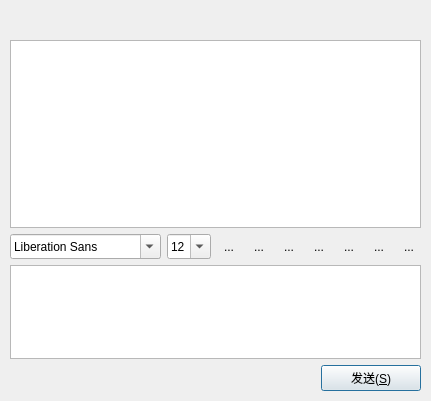
<?xml version="1.0" encoding="UTF-8"?>
<ui version="4.0">
 <class>chat</class>
 <widget class="QDialog" name="chat">
  <property name="geometry">
   <rect>
    <x>0</x>
    <y>0</y>
    <width>431</width>
    <height>401</height>
   </rect>
  </property>
  <property name="windowTitle">
   <string>Dialog</string>
  </property>
  <widget class="QWidget" name="layoutWidget">
   <property name="geometry">
    <rect>
     <x>10</x>
     <y>40</y>
     <width>411</width>
     <height>351</height>
    </rect>
   </property>
   <layout class="QVBoxLayout" name="verticalLayout">
    <property name="spacing">
     <number>6</number>
    </property>
    <property name="sizeConstraint">
     <enum>QLayout::SetDefaultConstraint</enum>
    </property>
    <item>
     <widget class="QTextBrowser" name="textBrowser">
      <property name="sizePolicy">
       <sizepolicy hsizetype="Expanding" vsizetype="Expanding">
        <horstretch>0</horstretch>
        <verstretch>2</verstretch>
       </sizepolicy>
      </property>
      <property name="frameShadow">
       <enum>QFrame::Sunken</enum>
      </property>
      <property name="openExternalLinks">
       <bool>false</bool>
      </property>
     </widget>
    </item>
    <item>
     <layout class="QHBoxLayout" name="horizontalLayout">
      <item>
       <widget class="QFontComboBox" name="fontComboBox">
        <property name="sizePolicy">
         <sizepolicy hsizetype="Fixed" vsizetype="Fixed">
          <horstretch>0</horstretch>
          <verstretch>0</verstretch>
         </sizepolicy>
        </property>
        <property name="minimumSize">
         <size>
          <width>1</width>
          <height>25</height>
         </size>
        </property>
       </widget>
      </item>
      <item>
       <widget class="QComboBox" name="fontsizecomboBox">
        <property name="sizePolicy">
         <sizepolicy hsizetype="Fixed" vsizetype="Maximum">
          <horstretch>0</horstretch>
          <verstretch>0</verstretch>
         </sizepolicy>
        </property>
        <property name="minimumSize">
         <size>
          <width>0</width>
          <height>25</height>
         </size>
        </property>
        <property name="editable">
         <bool>true</bool>
        </property>
        <property name="currentIndex">
         <number>3</number>
        </property>
        <item>
         <property name="text">
          <string>9</string>
         </property>
        </item>
        <item>
         <property name="text">
          <string>10</string>
         </property>
        </item>
        <item>
         <property name="text">
          <string>11</string>
         </property>
        </item>
        <item>
         <property name="text">
          <string>12</string>
         </property>
        </item>
        <item>
         <property name="text">
          <string>13</string>
         </property>
        </item>
        <item>
         <property name="text">
          <string>14</string>
         </property>
        </item>
        <item>
         <property name="text">
          <string>15</string>
         </property>
        </item>
        <item>
         <property name="text">
          <string>16</string>
         </property>
        </item>
        <item>
         <property name="text">
          <string>17</string>
         </property>
        </item>
        <item>
         <property name="text">
          <string>18</string>
         </property>
        </item>
        <item>
         <property name="text">
          <string>19</string>
         </property>
        </item>
        <item>
         <property name="text">
          <string>20</string>
         </property>
        </item>
        <item>
         <property name="text">
          <string>21</string>
         </property>
        </item>
        <item>
         <property name="text">
          <string>22</string>
         </property>
        </item>
       </widget>
      </item>
      <item>
       <widget class="QToolButton" name="textbold">
        <property name="toolTip">
         <string>加粗</string>
        </property>
        <property name="autoFillBackground">
         <bool>false</bool>
        </property>
        <property name="text">
         <string>...</string>
        </property>
        <property name="icon">
         <iconset resource="resource.qrc">
          <normaloff>:/image/textbold.png</normaloff>:/image/textbold.png</iconset>
        </property>
        <property name="iconSize">
         <size>
          <width>24</width>
          <height>24</height>
         </size>
        </property>
        <property name="checkable">
         <bool>true</bool>
        </property>
        <property name="autoRaise">
         <bool>true</bool>
        </property>
       </widget>
      </item>
      <item>
       <widget class="QToolButton" name="textitalic">
        <property name="toolTip">
         <string>倾斜</string>
        </property>
        <property name="autoFillBackground">
         <bool>false</bool>
        </property>
        <property name="text">
         <string>...</string>
        </property>
        <property name="icon">
         <iconset resource="resource.qrc">
          <normaloff>:/image/textitalic.png</normaloff>:/image/textitalic.png</iconset>
        </property>
        <property name="iconSize">
         <size>
          <width>24</width>
          <height>24</height>
         </size>
        </property>
        <property name="checkable">
         <bool>true</bool>
        </property>
        <property name="autoRaise">
         <bool>true</bool>
        </property>
       </widget>
      </item>
      <item>
       <widget class="QToolButton" name="textUnderline">
        <property name="toolTip">
         <string>下划线</string>
        </property>
        <property name="autoFillBackground">
         <bool>false</bool>
        </property>
        <property name="text">
         <string>...</string>
        </property>
        <property name="icon">
         <iconset resource="resource.qrc">
          <normaloff>:/image/textunder.png</normaloff>:/image/textunder.png</iconset>
        </property>
        <property name="iconSize">
         <size>
          <width>24</width>
          <height>24</height>
         </size>
        </property>
        <property name="checkable">
         <bool>true</bool>
        </property>
        <property name="autoRaise">
         <bool>true</bool>
        </property>
       </widget>
      </item>
      <item>
       <widget class="QToolButton" name="textcolor">
        <property name="toolTip">
         <string>字体颜色</string>
        </property>
        <property name="autoFillBackground">
         <bool>false</bool>
        </property>
        <property name="text">
         <string>...</string>
        </property>
        <property name="icon">
         <iconset resource="resource.qrc">
          <normaloff>:/image/textcolor.png</normaloff>:/image/textcolor.png</iconset>
        </property>
        <property name="iconSize">
         <size>
          <width>24</width>
          <height>24</height>
         </size>
        </property>
        <property name="checkable">
         <bool>false</bool>
        </property>
        <property name="autoRaise">
         <bool>true</bool>
        </property>
       </widget>
      </item>
      <item>
       <widget class="QToolButton" name="sendfile">
        <property name="toolTip">
         <string>传送文件</string>
        </property>
        <property name="autoFillBackground">
         <bool>false</bool>
        </property>
        <property name="text">
         <string>...</string>
        </property>
        <property name="icon">
         <iconset resource="resource.qrc">
          <normaloff>:/image/fileopen.png</normaloff>:/image/fileopen.png</iconset>
        </property>
        <property name="iconSize">
         <size>
          <width>24</width>
          <height>24</height>
         </size>
        </property>
        <property name="checkable">
         <bool>false</bool>
        </property>
        <property name="autoRaise">
         <bool>true</bool>
        </property>
       </widget>
      </item>
      <item>
       <widget class="QToolButton" name="save">
        <property name="toolTip">
         <string>保存聊天记录</string>
        </property>
        <property name="autoFillBackground">
         <bool>false</bool>
        </property>
        <property name="text">
         <string>...</string>
        </property>
        <property name="icon">
         <iconset resource="resource.qrc">
          <normaloff>:/image/Floppy.png</normaloff>:/image/Floppy.png</iconset>
        </property>
        <property name="iconSize">
         <size>
          <width>24</width>
          <height>24</height>
         </size>
        </property>
        <property name="checkable">
         <bool>false</bool>
        </property>
        <property name="autoRaise">
         <bool>true</bool>
        </property>
       </widget>
      </item>
      <item>
       <widget class="QToolButton" name="clear">
        <property name="toolTip">
         <string>清空聊天记录</string>
        </property>
        <property name="autoFillBackground">
         <bool>false</bool>
        </property>
        <property name="text">
         <string>...</string>
        </property>
        <property name="icon">
         <iconset resource="resource.qrc">
          <normaloff>:/image/Bin (empty).png</normaloff>:/image/Bin (empty).png</iconset>
        </property>
        <property name="iconSize">
         <size>
          <width>24</width>
          <height>24</height>
         </size>
        </property>
        <property name="checkable">
         <bool>false</bool>
        </property>
        <property name="autoRaise">
         <bool>true</bool>
        </property>
       </widget>
      </item>
     </layout>
    </item>
    <item>
     <widget class="QTextEdit" name="textEdit">
      <property name="sizePolicy">
       <sizepolicy hsizetype="Expanding" vsizetype="Maximum">
        <horstretch>0</horstretch>
        <verstretch>1</verstretch>
       </sizepolicy>
      </property>
      <property name="font">
       <font>
        <family>宋体</family>
        <pointsize>12</pointsize>
       </font>
      </property>
      <property name="html">
       <string>&lt;!DOCTYPE HTML PUBLIC &quot;-//W3C//DTD HTML 4.0//EN&quot; &quot;http://www.w3.org/TR/REC-html40/strict.dtd&quot;&gt;
&lt;html&gt;&lt;head&gt;&lt;meta name=&quot;qrichtext&quot; content=&quot;1&quot; /&gt;&lt;style type=&quot;text/css&quot;&gt;
p, li { white-space: pre-wrap; }
&lt;/style&gt;&lt;/head&gt;&lt;body style=&quot; font-family:'宋体'; font-size:12pt; font-weight:400; font-style:normal;&quot;&gt;
&lt;p style=&quot;-qt-paragraph-type:empty; margin-top:0px; margin-bottom:0px; margin-left:0px; margin-right:0px; -qt-block-indent:0; text-indent:0px;&quot;&gt;&lt;br /&gt;&lt;/p&gt;&lt;/body&gt;&lt;/html&gt;</string>
      </property>
     </widget>
    </item>
    <item>
     <layout class="QHBoxLayout" name="horizontalLayout_2">
      <item>
       <spacer name="horizontalSpacer">
        <property name="orientation">
         <enum>Qt::Horizontal</enum>
        </property>
        <property name="sizeHint" stdset="0">
         <size>
          <width>40</width>
          <height>20</height>
         </size>
        </property>
       </spacer>
      </item>
      <item>
       <widget class="QPushButton" name="send">
        <property name="minimumSize">
         <size>
          <width>100</width>
          <height>25</height>
         </size>
        </property>
        <property name="text">
         <string>发送(&amp;S)</string>
        </property>
       </widget>
      </item>
     </layout>
    </item>
   </layout>
  </widget>
  <widget class="QWidget" name="horizontalLayoutWidget">
   <property name="geometry">
    <rect>
     <x>10</x>
     <y>10</y>
     <width>411</width>
     <height>21</height>
    </rect>
   </property>
   <layout class="QHBoxLayout" name="horizontalLayout_3">
    <item>
     <widget class="QLabel" name="label">
      <property name="text">
       <string/>
      </property>
     </widget>
    </item>
   </layout>
  </widget>
 </widget>
 <resources>
  <include location="resource.qrc"/>
 </resources>
 <connections/>
</ui>
